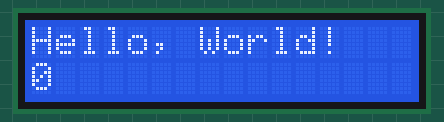
Simulated run of this sketch. Board: Arduino Uno, built with avr-gcc and run on an emulated ATmega328P. Parts: 16×2 character LCD.

Above: at 0.1 s.
At 4.1 s:
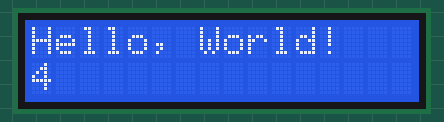
At 9.1 s:
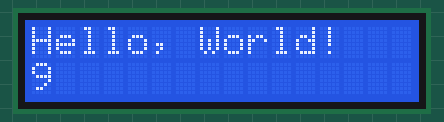
At 19.1 s:
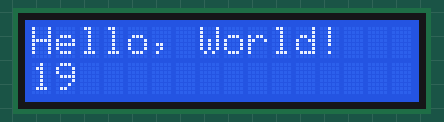
At 29.1 s:
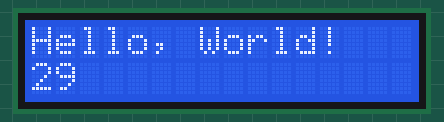
At 39.1 s:
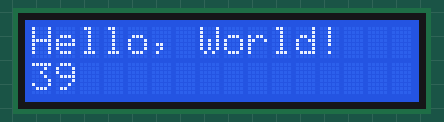

Measured:
- what the display in image 1 shows lasts 1.0 s, from 4.0 s to 5.0 s

The sketch:

LCD.ino
```cpp
#include <LiquidCrystal.h>

// initialize the library by associating any needed LCD interface pin
// with the arduino pin number it is connected to
LiquidCrystal lcd(2,3,4,5,6,7);

void setup() {
  // set up the LCD's number of columns and rows:
  lcd.begin(16, 2);
  // Print a message to the LCD.
  lcd.print("Hello, World!");
}

void loop() {
  // set the cursor to column 0, line 1
  // (note: line 1 is the second row, since counting begins with 0):
  lcd.setCursor(0, 1);
  // print the number of seconds since reset:
  lcd.print(millis() / 1000);
}
```
